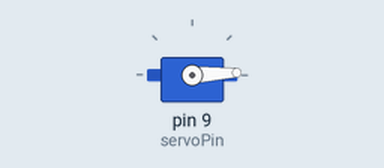
A sketch run on a simulated Arduino Uno, built with avr-gcc and run on an emulated ATmega328P. Shown: servo.

Above: at 0.05 s.
At 1.3 s:
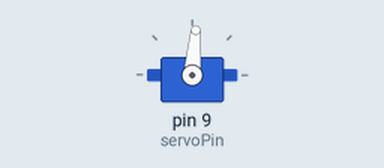
At 2.6 s:
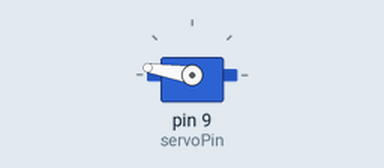
At 5.2 s:
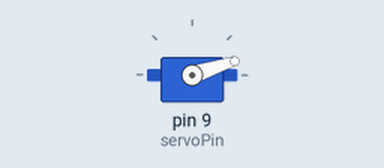
Timing chart, 0 to 7.1 s (numbered marks = the images above):
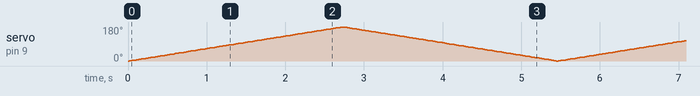

The sketch:

servo.ino
```cpp
#include <Servo.h>

// Create a Servo object
Servo myServo;

// Define the pin for the servo motor
const int servoPin = 9;  // Adjust this if you are using a different pin

void setup() {
  // Attach the servo motor to the pin
  myServo.attach(servoPin);
}

void loop() {
  // Sweep the servo from 0 to 180 degrees
  for (int angle = 0; angle <= 180; angle += 1) {
    myServo.write(angle);  // Set the servo to the current angle
    delay(15);             // Wait for the servo to reach the angle
  }

  // Sweep the servo from 180 to 0 degrees
  for (int angle = 180; angle >= 0; angle -= 1) {
    myServo.write(angle);  // Set the servo to the current angle
    delay(15);             // Wait for the servo to reach the angle
  }
}
```
